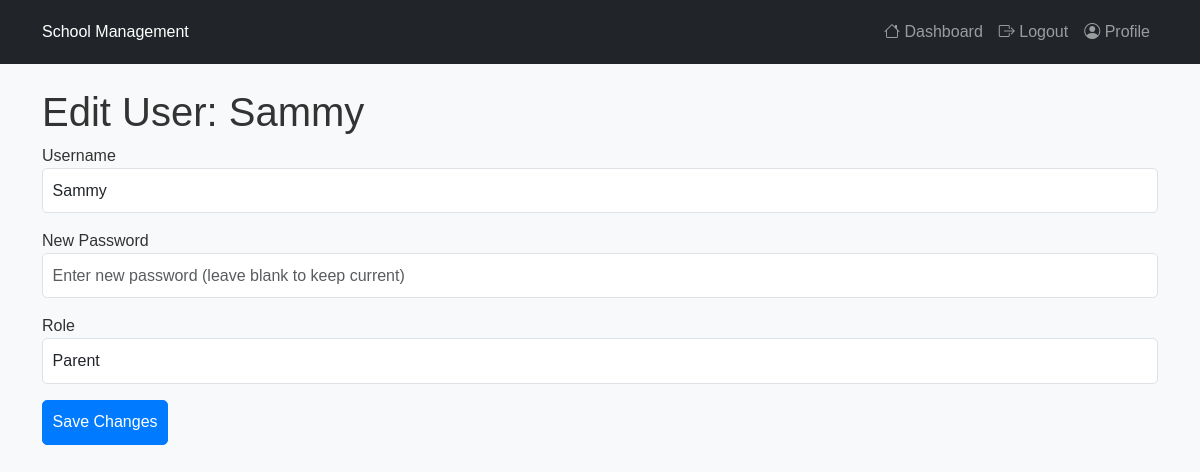
Before: /edit_user/5 (signed in) with the older database file.
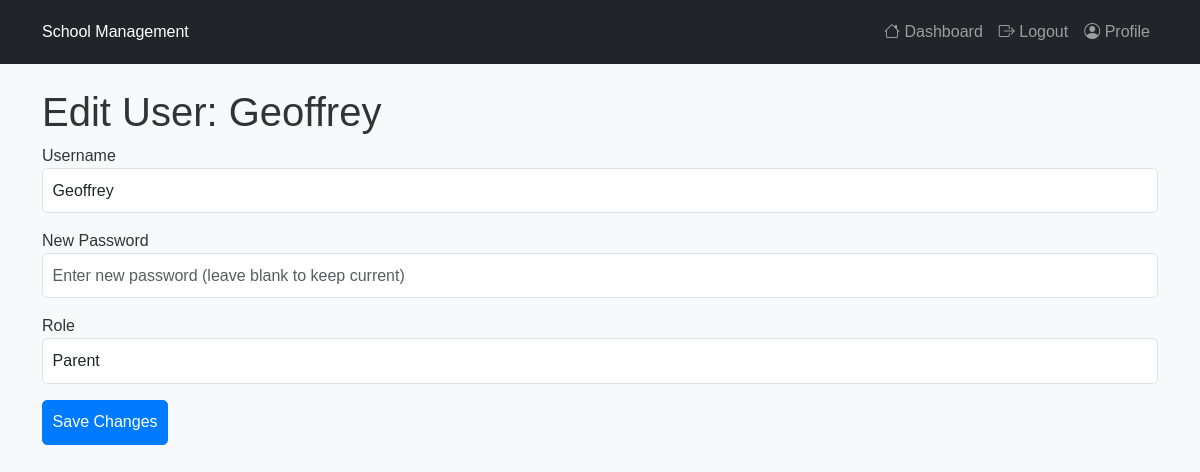
After: the same page with the newer database file.
### models.py (models this page shows)
class User(db.Model, UserMixin):
    id = db.Column(db.Integer, primary_key=True)
    username = db.Column(db.String(150), unique=True, nullable=False)
    password = db.Column(db.String(150), nullable=False)
    role = db.Column(db.String(50), nullable=False)  # Admin, Teacher, Parent, Finance
    child_id = db.Column(db.Integer, db.ForeignKey('student.id'), nullable=True)  # Only for Parent role

### app.py (the view, shortened to what this page needs)
@app.route('/edit_user/<int:user_id>', methods=['GET', 'POST'])
@login_required
def edit_user(user_id):
    if current_user.role != 'Admin':
        flash("Unauthorized access.", 'danger')
        return redirect(url_for('dashboard'))
    user = User.query.get_or_404(user_id)
    return render_template('edit_user.html', user=user)  # Create edit_user.html

### app.py (called while the page is built)
@login_manager.user_loader
def load_user(user_id):
    return User.query.get(int(user_id))

### templates/edit_user.html (shortened to what this page needs)
{% extends "base.html" %}
{% block content %}
<h1>Edit User: {{ user.username }}</h1>
<form method="POST">
    <div class="form-group">
        <label for="username">Username</label>
        <input type="text" class="form-control" id="username" name="username" value="{{ user.username }}" required>
    </div>
    <div class="form-group mb-3">
        <label for="password">New Password</label>
        <input type="password" class="form-control" id="password" name="password" placeholder="Enter new password (leave blank to keep current)">
    </div>
    <div class="form-group">
        <label for="role">Role</label>
        <select class="form-control" id="role" name="role">
            <option value="Parent" {% if user.role == 'Parent' %}selected{% endif %}>Parent</option>
        </select>
    </div>
    <button type="submit" class="btn btn-primary">Save Changes</button>
</form>
{% endblock %}

Changed rows visible on the page:
changed User "Parent": username "Sammy" → "Geoffrey"
